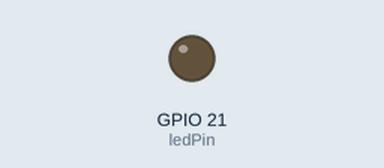
Recording of a program running on a simulated Raspberry Pi (BCM pin numbers). On the bench: output pins drawn as LEDs (lit = HIGH).

Above: at 0.05 s.
At 0.9 s:
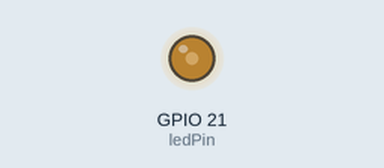
At 1.8 s:
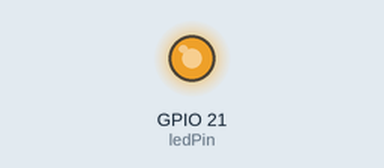
At 3.6 s:
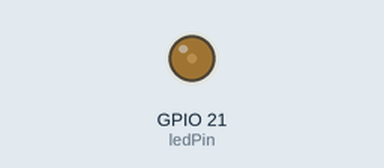
Timing chart, 0 to 5.2 s (numbered marks = the images above):
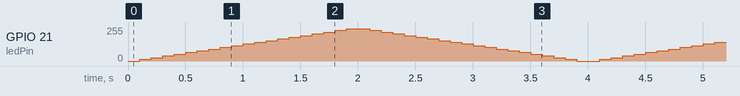

The program:

ledPwm02.py
```python
# 프로그램을 실행하면 LED의 밝기가 밝아졌다가 어두워짐
#-*-coding: utf-8-*-

import RPi.GPIO as GPIO
import time

ledPin = 21

GPIO.setmode(GPIO.BCM)
GPIO.setup(ledPin, GPIO.OUT)

p = GPIO.PWM(ledPin, 255)

p.start(0)

try:
   while True:
      for i in range(20):
         p.ChangeDutyCycle(5*i)
         time.sleep(0.1)
      for i in reversed(range(20)):
         p.ChangeDutyCycle(5*i)
         time.sleep(0.1)

except KeyboardInterrupt:
   print()
   GPIO.cleanup()
```
